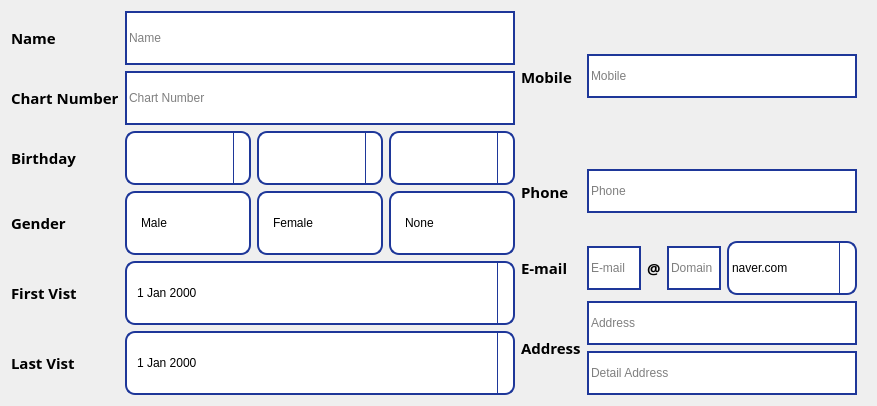
          <widget class="QWidget" name="widget" native="true">
           <property name="styleSheet">
            <string notr="true">QWidget
{
	border : solid;  
	border-color : rgb(0,0,0);
}</string>
           </property>
           <layout class="QGridLayout" name="gridLayout_6">
            <item row="0" column="0">
             <layout class="QGridLayout" name="gridLayout">
              <item row="2" column="3">
               <widget class="QComboBox" name="patienBirthDcomboBox">
                <property name="font">
                 <font>
                  <family>Arial Black</family>
                  <pointsize>11</pointsize>
                  <weight>75</weight>
                  <bold>true</bold>
                 </font>
                </property>
                <property name="styleSheet">
                 <string notr="true">QComboBox
{
    border:  solid;
    border-radius: 10px; 
	background-color:rgb(220, 220, 220); 
 width:50px;
 height:50px;
	background : rgb(255,255,255);
	border : 2px solid;
	border-color : #1e3799;
}

QComboBox::drop-down {
    subcontrol-origin: padding;
    subcontrol-position: top right;
    width: 15px;

    border-left-width: 1px;
    border-left-color: #1e3799;
    border-left-style: solid; /* just a single line */
    border-top-right-radius: 3px; /* same radius as the QComboBox */
    border-bottom-right-radius: 3px;
}</string>
                </property>
               </widget>
              </item>
              <item row="0" column="1" colspan="3">
               <widget class="QLineEdit" name="patientNamelineEdit">
                <property name="enabled">
                 <bool>true</bool>
                </property>
                <property name="baseSize">
                 <size>
                  <width>50</width>
                  <height>40</height>
                 </size>
                </property>
                <property name="styleSheet">
                 <string notr="true">QLineEdit
{
 width:50px;
 height:50px;
}

QLineEdit
{
	background : rgb(255,255,255);
	border : 2px solid;
	border-color : #1e3799;
}</string>
                </property>
                <property name="text">
                 <string/>
                </property>
                <property name="placeholderText">
                 <string>Name</string>
                </property>
               </widget>
              </item>
              <item row="2" column="0">
               <widget class="QLabel" name="Patlent_Birthday_label">
                <property name="font">
                 <font>
                  <family>Arial Black</family>
                  <pointsize>11</pointsize>
                  <weight>75</weight>
                  <bold>true</bold>
                 </font>
                </property>
                <property name="text">
                 <string>Birthday</string>
                </property>
               </widget>
              </item>
              <item row="0" column="0">
               <widget class="QLabel" name="Patlent_Name_label">
                <property name="font">
                 <font>
                  <family>Arial Black</family>
                  <pointsize>11</pointsize>
                  <weight>75</weight>
                  <bold>true</bold>
                 </font>
                </property>
                <property name="styleSheet">
                 <string notr="true"/>
                </property>
                <property name="text">
                 <string>Name</string>
                </property>
               </widget>
              </item>
              <item row="3" column="0">
               <widget class="QLabel" name="Patlent_Gender_label">
                <property name="font">
                 <font>
                  <family>Arial Black</family>
                  <pointsize>11</pointsize>
                  <weight>75</weight>
                  <bold>true</bold>
                 </font>
                </property>
                <property name="text">
                 <string>Gender</string>
                </property>
               </widget>
              </item>
              <item row="5" column="0">
               <widget class="QLabel" name="Patlent_LastVist_label">
                <property name="font">
                 <font>
                  <family>Arial Black</family>
                  <pointsize>11</pointsize>
                  <weight>75</weight>
                  <bold>true</bold>
                 </font>
                </property>
                <property name="text">
                 <string>Last Vist</string>
                </property>
               </widget>
              </item>
              <item row="3" column="1">
               <widget class="QRadioButton" name="patientGenderMaleradioButton">
                <property name="enabled">
                 <bool>true</bool>
                </property>
                <property name="font">
                 <font>
                  <family>Arial</family>
                  <pointsize>9</pointsize>
                  <weight>50</weight>
                  <bold>false</bold>
                 </font>
                </property>
                <property name="styleSheet">
                 <string notr="true">QRadioButton
{
    border: 2px solid;
    border-radius: 10px;
	border-color : #1e3799;
    padding: 10 8px;
	background-color:rgb(255, 255, 255);
        width: 100px;
    height: 40px;
}
QRadioButton::indicator
{
    background-color: ff3399;
    border-style: outset;
    width: 0px;
    height: 0px;
}

QRadioButton::checked {
   background:#006 ;
 color:#fff;
}

QRadioButton::hover {
  background:#006 ;
 color:#fff;
}</string>
                </property>
                <property name="text">
                 <string>Male</string>
                </property>
                <property name="checkable">
                 <bool>true</bool>
                </property>
                <property name="checked">
                 <bool>false</bool>
                </property>
               </widget>
              </item>
              <item row="1" column="1" colspan="3">
               <widget class="QLineEdit" name="patientChartNumberlineEdit">
                <property name="enabled">
                 <bool>false</bool>
                </property>
                <property name="styleSheet">
                 <string notr="true">QLineEdit
{
 width:50px;
 height:50px;
}

QLineEdit
{
	background : rgb(255,255,255);
	border : 2px solid;
	border-color : #1e3799;
}</string>
                </property>
                <property name="text">
                 <string/>
                </property>
                <property name="readOnly">
                 <bool>true</bool>
                </property>
                <property name="placeholderText">
                 <string>Chart Number</string>
                </property>
                <property name="clearButtonEnabled">
                 <bool>false</bool>
                </property>
               </widget>
              </item>
              <item row="2" column="2">
               <widget class="QComboBox" name="patienBirthMcomboBox">
                <property name="font">
                 <font>
                  <family>Arial Black</family>
                  <pointsize>11</pointsize>
                  <weight>75</weight>
                  <bold>true</bold>
                 </font>
                </property>
                <property name="styleSheet">
                 <string notr="true">QComboBox
{
    border:  solid;
    border-radius: 10px; 
	background-color:rgb(220, 220, 220); 
 width:50px;
 height:50px;
	background : rgb(255,255,255);
	border : 2px solid;
	border-color : #1e3799;
}

QComboBox::drop-down {
    subcontrol-origin: padding;
    subcontrol-position: top right;
    width: 15px;

    border-left-width: 1px;
    border-left-color: #1e3799;
    border-left-style: solid; /* just a single line */
    border-top-right-radius: 3px; /* same radius as the QComboBox */
    border-bottom-right-radius: 3px;
}</string>
                </property>
               </widget>
              </item>
              <item row="1" column="0">
               <widget class="QLabel" name="Patlent_ChartNumber_label">
                <property name="font">
                 <font>
                  <family>Arial Black</family>
                  <pointsize>11</pointsize>
                  <weight>75</weight>
                  <bold>true</bold>
                 </font>
                </property>
                <property name="text">
                 <string>Chart Number</string>
                </property>
               </widget>
              </item>
              <item row="4" column="1" colspan="3">
               <widget class="QDateEdit" name="patientFirstVistdateEdit">
                <property name="font">
                 <font>
                  <family>Arial</family>
                 </font>
                </property>
                <property name="styleSheet">
                 <string notr="true">QDateEdit {
    border: 2px solid;
	border-color : #1e3799;
    border-radius: 10px;
    padding: 10 8px;
	background-color:rgb(255, 255, 255); 
    width:190px;
    height:40px; 
}
QDateEdit::drop-down {
    subcontrol-origin: padding;
    subcontrol-position: top right;
    width: 15px;

    border-left-width: 1px;
    border-left-color: #1e3799;
    border-left-style: solid; /* just a single line */
    border-top-right-radius: 3px; /* same radius as the QComboBox */
    border-bottom-right-radius: 3px;
}</string>
                </property>
                <property name="calendarPopup">
                 <bool>true</bool>
                </property>
                <property name="timeSpec">
                 <enum>Qt::UTC</enum>
                </property>
               </widget>
              </item>
              <item row="2" column="1">
               <widget class="QComboBox" name="patientBirthYcomboBox">
                <property name="font">
                 <font>
                  <family>Arial Black</family>
                  <pointsize>11</pointsize>
                  <weight>75</weight>
                  <bold>true</bold>
                 </font>
                </property>
                <property name="styleSheet">
                 <string notr="true">QComboBox
{
    border:  solid;
    border-radius: 10px; 
	background-color:rgb(220, 220, 220); 
 width:50px;
 height:50px;
	background : rgb(255,255,255);
	border : 2px solid;
	border-color : #1e3799;
}

QComboBox::drop-down {
    subcontrol-origin: padding;
    subcontrol-position: top right;
    width: 15px;

    border-left-width: 1px;
    border-left-color: #1e3799;
    border-left-style: solid; /* just a single line */
    border-top-right-radius: 3px; /* same radius as the QComboBox */
    border-bottom-right-radius: 3px;
}</string>
                </property>
               </widget>
              </item>
              <item row="3" column="3">
               <widget class="QRadioButton" name="patientGenderNoneradioButton">
                <property name="font">
                 <font>
                  <family>Arial</family>
                  <pointsize>9</pointsize>
                  <weight>50</weight>
                  <bold>false</bold>
                 </font>
                </property>
                <property name="styleSheet">
                 <string notr="true">QRadioButton
{
    border: 2px solid;
    border-radius: 10px;
	border-color : #1e3799;
    padding: 10 8px;
	background-color:rgb(255, 255, 255);
        width: 100px;
    height: 40px;
}
QRadioButton::indicator
{
    background-color: ff3399;
    border-style: outset;
    width: 0px;
    height: 0px;
}

QRadioButton::checked {
   background:#006 ;
 color:#fff;
}

QRadioButton::hover {
  background:#006 ;
 color:#fff;
}</string>
                </property>
                <property name="text">
                 <string>None</string>
                </property>
               </widget>
              </item>
              <item row="3" column="2">
               <widget class="QRadioButton" name="patientGenderFemaleradioButton">
                <property name="font">
                 <font>
                  <family>Arial</family>
                  <pointsize>9</pointsize>
                  <weight>50</weight>
                  <bold>false</bold>
                 </font>
                </property>
                <property name="styleSheet">
                 <string notr="true">QRadioButton
{
    border: 2px solid;
    border-radius: 10px;
	border-color : #1e3799;
    padding: 10 8px;
	background-color:rgb(255, 255, 255);
        width: 100px;
    height: 40px;
}
QRadioButton::indicator
{
    background-color: ff3399;
    border-style: outset;
    width: 0px;
    height: 0px;
}

QRadioButton::checked {
   background:#006 ;
 color:#fff;
}

QRadioButton::hover {
  background:#006 ;
 color:#fff;
}</string>
                </property>
                <property name="text">
                 <string>Female</string>
                </property>
               </widget>
              </item>
              <item row="5" column="1" colspan="3">
               <widget class="QDateEdit" name="patientLastVistdateEdit">
                <property name="font">
                 <font>
                  <family>Arial</family>
                 </font>
                </property>
                <property name="styleSheet">
                 <string notr="true">QDateEdit {
    border: 2px solid;
	border-color : #1e3799;
    border-radius: 10px;
    padding: 10 8px;
	background-color:rgb(255, 255, 255); 
    width:190px;
    height:40px; 
}
QDateEdit::drop-down {
    subcontrol-origin: padding;
    subcontrol-position: top right;
    width: 15px;

    border-left-width: 1px;
    border-left-color: #1e3799;
    border-left-style: solid; /* just a single line */
    border-top-right-radius: 3px; /* same radius as the QComboBox */
    border-bottom-right-radius: 3px;
}</string>
                </property>
                <property name="minimumDateTime">
                 <datetime>
                  <hour>6</hour>
                  <minute>0</minute>
                  <second>0</second>
                  <year>1758</year>
                  <month>9</month>
                  <day>10</day>
                 </datetime>
                </property>
                <property name="calendarPopup">
                 <bool>true</bool>
                </property>
               </widget>
              </item>
              <item row="4" column="0">
               <widget class="QLabel" name="Patlent_FirstVist_label">
                <property name="font">
                 <font>
                  <family>Arial Black</family>
                  <pointsize>11</pointsize>
                  <weight>75</weight>
                  <bold>true</bold>
                 </font>
                </property>
                <property name="text">
                 <string>First Vist</string>
                </property>
               </widget>
              </item>
             </layout>
            </item>
            <item row="0" column="2">
             <widget class="Line" name="line_3">
              <property name="orientation">
               <enum>Qt::Vertical</enum>
              </property>
             </widget>
            </item>
            <item row="0" column="1">
             <layout class="QGridLayout" name="gridLayout_2">
              <item row="0" column="1" rowspan="3">
               <widget class="QLineEdit" name="patientMobilelineEdit">
                <property name="styleSheet">
                 <string notr="true">QLineEdit
{
 width:50px;
 height:40px;
}

QLineEdit
{
	background : rgb(255,255,255);
	border : 2px solid;
	border-color : #1e3799;
}</string>
                </property>
                <property name="text">
                 <string/>
                </property>
                <property name="placeholderText">
                 <string>Mobile</string>
                </property>
               </widget>
              </item>
              <item row="5" column="1">
               <layout class="QHBoxLayout" name="horizontalLayout_5">
                <item>
                 <widget class="QLineEdit" name="patientEmaillineEdit">
                  <property name="styleSheet">
                   <string notr="true">QLineEdit
{
 width:50px;
 height:40px;
}

QLineEdit
{
	background : rgb(255,255,255);
	border : 2px solid;
	border-color : #1e3799;
}</string>
                  </property>
                  <property name="text">
                   <string/>
                  </property>
                  <property name="placeholderText">
                   <string>E-mail</string>
                  </property>
                 </widget>
                </item>
                <item>
                 <widget class="QLabel" name="label_12">
                  <property name="font">
                   <font>
                    <family>Arial Black</family>
                    <pointsize>11</pointsize>
                    <weight>75</weight>
                    <bold>true</bold>
                   </font>
                  </property>
                  <property name="text">
                   <string>@</string>
                  </property>
                 </widget>
                </item>
                <item>
                 <widget class="QLineEdit" name="patientEmaillineEdit2">
                  <property name="styleSheet">
                   <string notr="true">QLineEdit
{
 width:50px;
 height:40px;
}

QLineEdit
{
	background : rgb(255,255,255);
	border : 2px solid;
	border-color : #1e3799;
}</string>
                  </property>
                  <property name="text">
                   <string/>
                  </property>
                  <property name="placeholderText">
                   <string>Domain</string>
                  </property>
                 </widget>
                </item>
                <item>
                 <widget class="QComboBox" name="Patient_comboBox">
                  <property name="minimumSize">
                   <size>
                    <width>130</width>
                    <height>0</height>
                   </size>
                  </property>
                  <property name="autoFillBackground">
                   <bool>false</bool>
                  </property>
                  <property name="styleSheet">
                   <string notr="true">QComboBox
{
    border:  solid;
    border-radius: 10px; 
	background-color:rgb(220, 220, 220); 
 width:50px;
 height:50px;
	background : rgb(255,255,255);
	border : 2px solid;
	border-color : #1e3799;
}

QComboBox::drop-down {
    subcontrol-origin: padding;
    subcontrol-position: top right;
    width: 15px;

    border-left-width: 1px;
    border-left-color: #1e3799;
    border-left-style: solid; /* just a single line */
    border-top-right-radius: 3px; /* same radius as the QComboBox */
    border-bottom-right-radius: 3px;
}</string>
                  </property>
                  <property name="frame">
                   <bool>true</bool>
                  </property>
                  <item>
                   <property name="text">
                    <string>naver.com</string>
                   </property>
                  </item>
                  <item>
                   <property name="text">
                    <string>gmail.com</string>
                   </property>
                  </item>
                 </widget>
                </item>
               </layout>
              </item>
              <item row="6" column="0" rowspan="2">
               <widget class="QLabel" name="Patlent_Address_label">
                <property name="font">
                 <font>
                  <family>Arial Black</family>
                  <pointsize>11</pointsize>
                  <weight>75</weight>
                  <bold>true</bold>
                 </font>
                </property>
                <property name="text">
                 <string>Address</string>
                </property>
               </widget>
              </item>
              <item row="3" column="1" rowspan="2">
               <widget class="QLineEdit" name="patientPhonelineEdit">
                <property name="styleSheet">
                 <string notr="true">QLineEdit
{
 width:50px;
 height:40px;
}

QLineEdit
{
	background : rgb(255,255,255);
	border : 2px solid;
	border-color : #1e3799;
}</string>
                </property>
                <property name="text">
                 <string/>
                </property>
                <property name="placeholderText">
                 <string>Phone</string>
                </property>
               </widget>
              </item>
              <item row="3" column="0" rowspan="2">
               <widget class="QLabel" name="Patlent_phone_label">
                <property name="font">
                 <font>
                  <family>Arial Black</family>
                  <pointsize>11</pointsize>
                  <weight>75</weight>
                  <bold>true</bold>
                 </font>
                </property>
                <property name="text">
                 <string>Phone</string>
                </property>
               </widget>
              </item>
              <item row="5" column="0">
               <widget class="QLabel" name="Patlent_Email_label">
                <property name="font">
                 <font>
                  <family>Arial Black</family>
                  <pointsize>11</pointsize>
                  <weight>75</weight>
                  <bold>true</bold>
                 </font>
                </property>
                <property name="text">
                 <string>E-mail</string>
                </property>
               </widget>
              </item>
              <item row="6" column="1">
               <widget class="QLineEdit" name="patientAddresslineEdit">
                <property name="styleSheet">
                 <string notr="true">QLineEdit
{
 width:50px;
 height:40px;
}

QLineEdit
{
	background : rgb(255,255,255);
	border : 2px solid;
	border-color : #1e3799;
}</string>
                </property>
                <property name="text">
                 <string/>
                </property>
                <property name="placeholderText">
                 <string>Address</string>
                </property>
               </widget>
              </item>
              <item row="7" column="1">
               <widget class="QLineEdit" name="patientDetailAddresslineEdit">
                <property name="styleSheet">
                 <string notr="true">QLineEdit
{
 width:50px;
 height:40px;
}

QLineEdit
{
	background : rgb(255,255,255);
	border : 2px solid;
	border-color : #1e3799;
}</string>
                </property>
                <property name="text">
                 <string/>
                </property>
                <property name="placeholderText">
                 <string>Detail Address</string>
                </property>
               </widget>
              </item>
              <item row="0" column="0" rowspan="3">
               <widget class="QLabel" name="Patlent_Mobile_label">
                <property name="font">
                 <font>
                  <family>Arial Black</family>
                  <pointsize>11</pointsize>
                  <weight>75</weight>
                  <bold>true</bold>
                 </font>
                </property>
                <property name="text">
                 <string>Mobile</string>
                </property>
               </widget>
              </item>
             </layout>
            </item>
           </layout>
          </widget>
